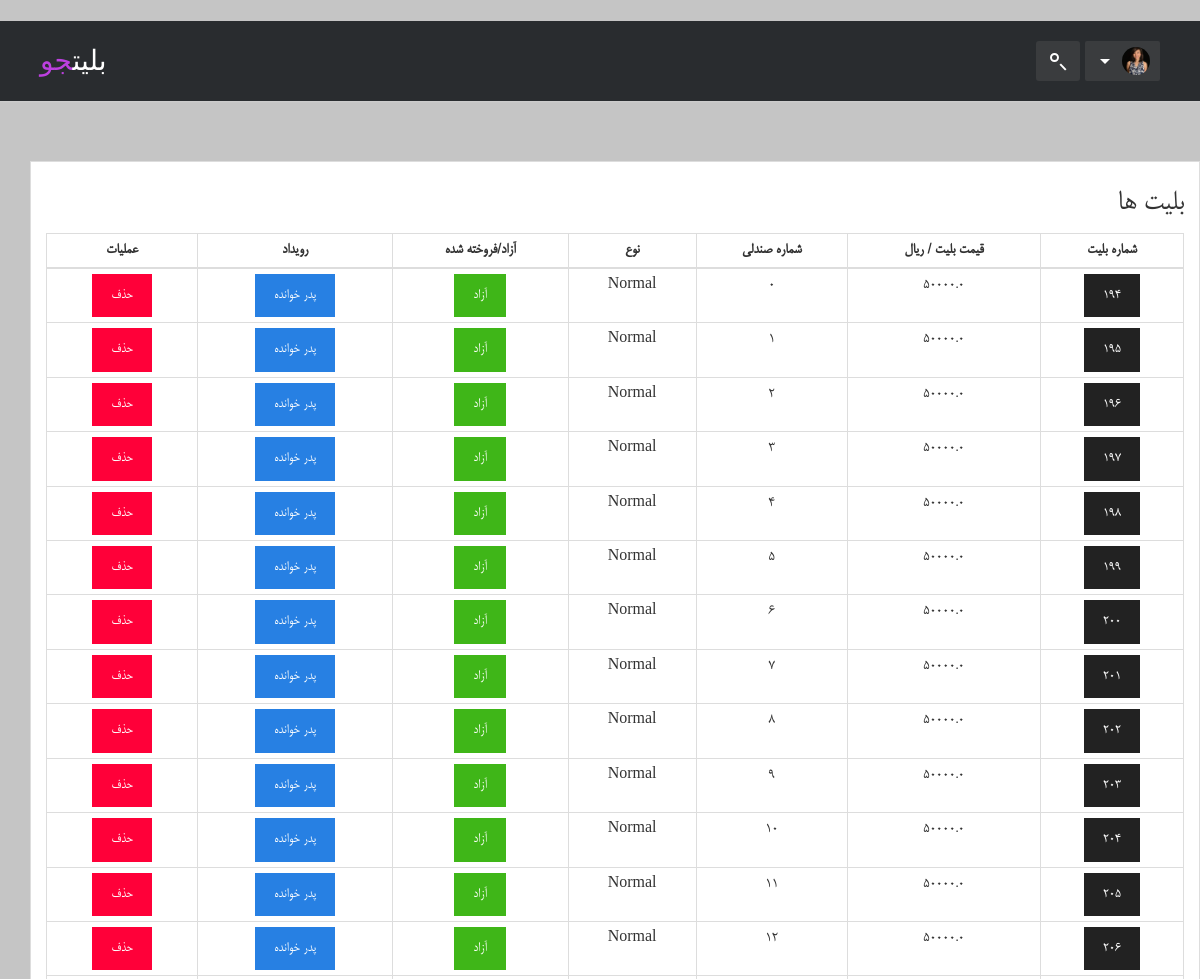
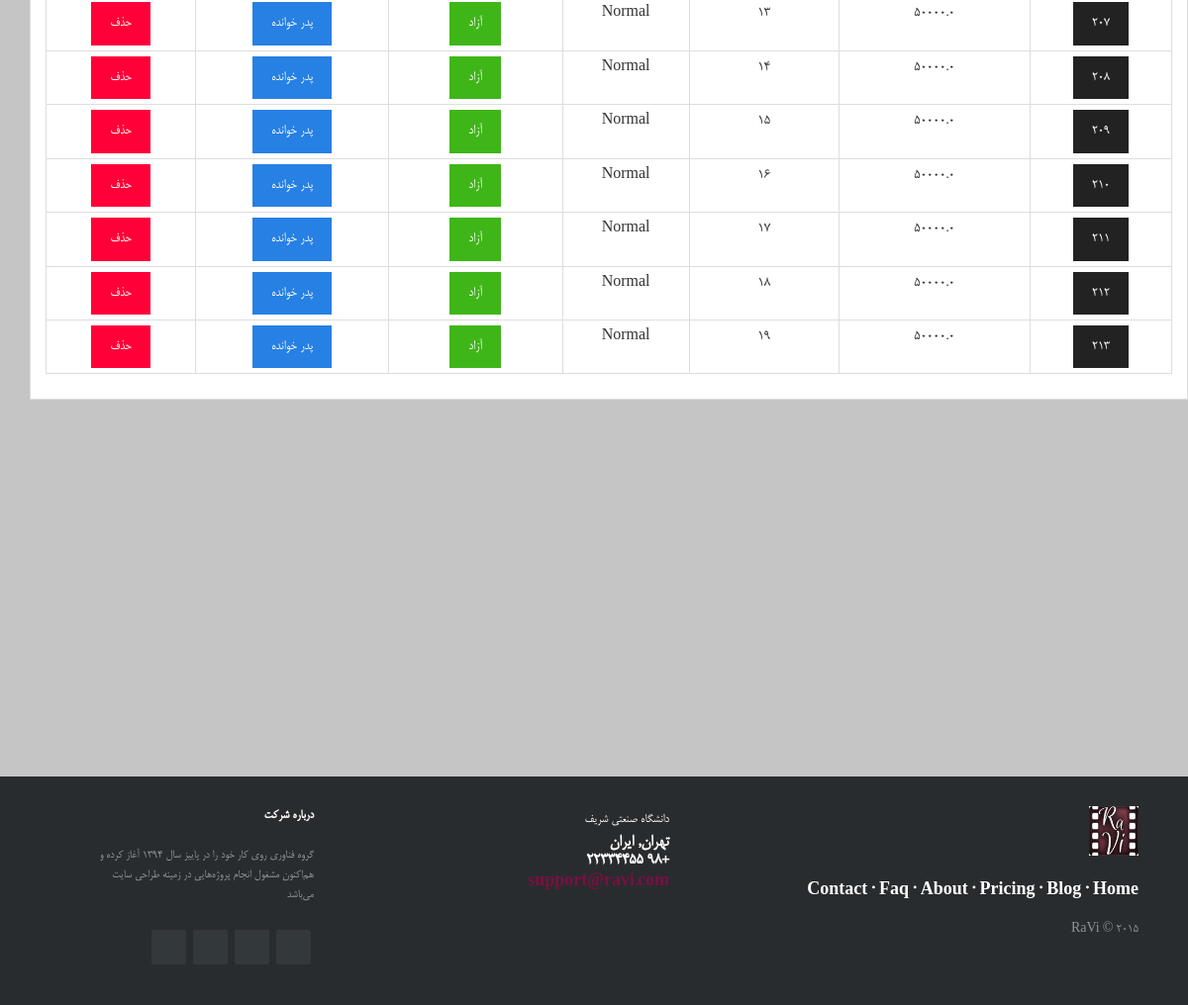
Page /my-admin/tickets/11/ (signed in) on the committed database (2 pictures, top to bottom).
### ticket/models.py (models this page shows)
class Ticket(models.Model):
    price = models.FloatField()
    type = models.CharField(max_length=100)
    seat_num = models.CharField(max_length=10)
    event = models.ForeignKey('event.Event')
    buy = models.ForeignKey('Buy',null=True)
    free = models.IntegerField()

### event/views.py (the view)
# urls.py: url(r'^tickets/([a-zA-Z0-9]+)/', ticketmanager),
def ticketmanager(request,eventid):
    is_signed_in = request.user.is_authenticated()
    is_admin = request.user.is_superuser
    eventid1 = Event.objects.filter(id=eventid)
    eventname = eventid1.values_list('name')[0][0]
    tickets = Ticket.objects.filter(event=eventid)
    return render(request,'tickets.html', {'tickets':tickets,'name':eventname, 'id':eventid,
                                          'guest': not is_signed_in, 'signed_in': is_signed_in, 'admin': is_admin,})

### templates/tickets.html (shortened to what this page needs)
﻿{% extends "base.html" %}
{% load staticfiles %}
{% block body %}
    <section style="padding-top:60px;padding-bottom: 30%;padding-left: 70px">
        <div class="container thumbnail">
            <h2 class="farsi-font" >بلیت ها</h2>
            <table class="table table-bordered table-condensed">
                <thead>
                <tr>
                    <th class="text-center farsi-font">شماره بلیت</th>
                    <th class="text-center farsi-font">قیمت بلیت / ریال</th>
                    <th class="text-center farsi-font">شماره صندلی</th>
                    <th class="text-center farsi-font">نوع</th>
                    <th class="text-center farsi-font">آزاد/فروخته شده</th>
                    <th class="text-center farsi-font">رویداد</th>
                    <th class="text-center farsi-font">عملیات</th>
                </tr>
                </thead>
                <tbody>
                {% for ticket in tickets %}
                    <tr>
                        <td class="text-center farsi-font"><button class="btn btn-default">{{ticket.id}}</button></td>
                        <td class="text-center farsi-font">{{ticket.price}}</td>
                        <td class="text-center farsi-font">{{ticket.seat_num}}</td>
                        <td class="text-center farsi-font">{{ticket.type}}</td>
                        {% if ticket.free == 0 %}
                            <td class="text-center farsi-font"><button class="btn btn-success">آزاد</button></td>
                        {% endif %}
                        <td class="text-center farsi-font"><a href="/event/{{ id }}/" class="btn btn-primary">{{name}}</a></td>
                        <td class="text-center farsi-font"><a href="/tickets-delete/{{ ticket.id }}/" class="btn btn-danger" >حذف</a></td>
                    </tr>
                {% endfor %}
                </tbody>
            </table>
        </div>
    </section>
{% endblock body %}

### static/css/footer.css (style rules this page uses)
.farsi-font { font-family: mitra; src: url(../fonts/BMitra.ttf); }

### static/css/header-login-signup.css (style rules this page uses)
body { margin:0; padding:0; }

### templates/tickets.html (style rules this page uses)
body { background-color: #c5c5c5; }

### rows in the picture
Ticket: id "194", price "50000.0", seat_num "0", type "Normal", free "آزاد", name "پدر خوانده"
Ticket: id "195", price "50000.0", seat_num "1", type "Normal", free "آزاد", name "پدر خوانده"
Ticket: id "196", price "50000.0", seat_num "2", type "Normal", free "آزاد", name "پدر خوانده"
Ticket: id "197", price "50000.0", seat_num "3", type "Normal", free "آزاد", name "پدر خوانده"
Ticket: id "198", price "50000.0", seat_num "4", type "Normal", free "آزاد", name "پدر خوانده"
Ticket: id "199", price "50000.0", seat_num "5", type "Normal", free "آزاد", name "پدر خوانده"
Ticket: id "200", price "50000.0", seat_num "6", type "Normal", free "آزاد", name "پدر خوانده"
Ticket: id "201", price "50000.0", seat_num "7", type "Normal", free "آزاد", name "پدر خوانده"
Ticket: id "202", price "50000.0", seat_num "8", type "Normal", free "آزاد", name "پدر خوانده"
Ticket: id "203", price "50000.0", seat_num "9", type "Normal", free "آزاد", name "پدر خوانده"
Ticket: id "204", price "50000.0", seat_num "10", type "Normal", free "آزاد", name "پدر خوانده"
Ticket: id "205", price "50000.0", seat_num "11", type "Normal", free "آزاد", name "پدر خوانده"
Ticket: id "206", price "50000.0", seat_num "12", type "Normal", free "آزاد", name "پدر خوانده"
Ticket: id "207", price "50000.0", seat_num "13", type "Normal", free "آزاد", name "پدر خوانده"
Ticket: id "208", price "50000.0", seat_num "14", type "Normal", free "آزاد", name "پدر خوانده"
Ticket: id "209", price "50000.0", seat_num "15", type "Normal", free "آزاد", name "پدر خوانده"
Ticket: id "210", price "50000.0", seat_num "16", type "Normal", free "آزاد", name "پدر خوانده"
Ticket: id "211", price "50000.0", seat_num "17", type "Normal", free "آزاد", name "پدر خوانده"
Ticket: id "212", price "50000.0", seat_num "18", type "Normal", free "آزاد", name "پدر خوانده"
Ticket: id "213", price "50000.0", seat_num "19", type "Normal", free "آزاد", name "پدر خوانده"
